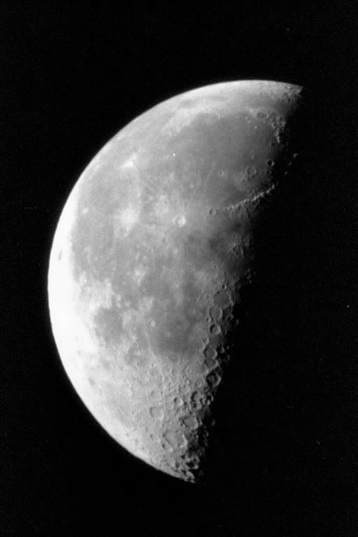
#> input picture prac1/moon.tif, 358 x 537 px
$ python 4.1.py
#> lines starting #> are read from the running program, lines starting #| are printed output that depends on the picture
from PIL import Image
import numpy as np
import matplotlib.pyplot as plt

img = np.array(Image.open("moon.tif").convert('L'))
#> img is the input picture: shape (537, 358); min 0, max 253, mean 52.9

x = np.arange(0, img.shape[1], 1)
#> x = 358 values from 0 to 357
y = np.arange(0, img.shape[0], 1)
#> y = 537 values from 0 to 536
x, y = np.meshgrid(x, y)

fig = plt.figure(figsize=(10, 6))
ax = fig.add_subplot(111, projection='3d')
ax.plot_surface(x, y, img, cmap='viridis')
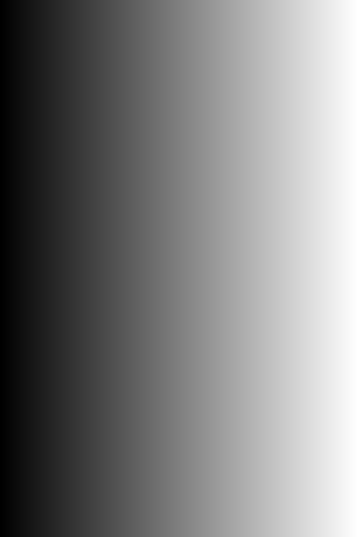
#> x: shape (537, 358) int64; min 0, max 357, mean 178.5; drawn with min black and max white

ax.set_title("Superficie 3D de la imagen")
plt.show()
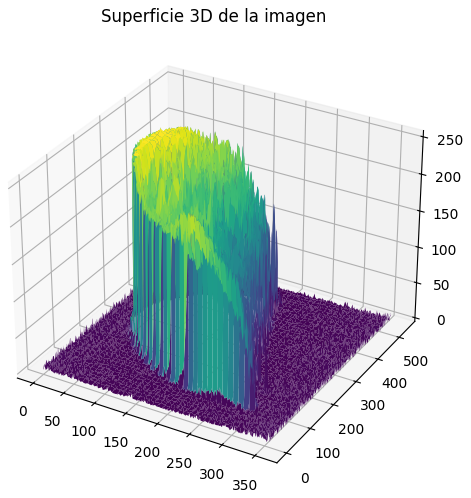
#> figure drawn by matplotlib, 1 panel

$ run again, with prac1/cameraman.tif copied over prac1/moon.tif
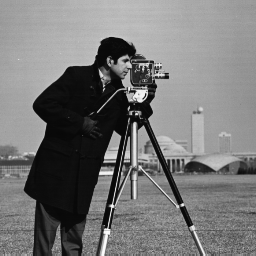
#> input picture prac1/cameraman.tif, 256 x 256 px
#> img is the input picture: shape (256, 256); min 7, max 253, mean 118.7
#> `plt.show()`:
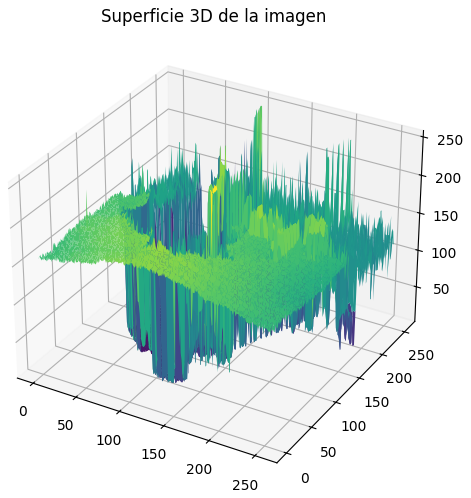
#> figure drawn by matplotlib, 1 panel
